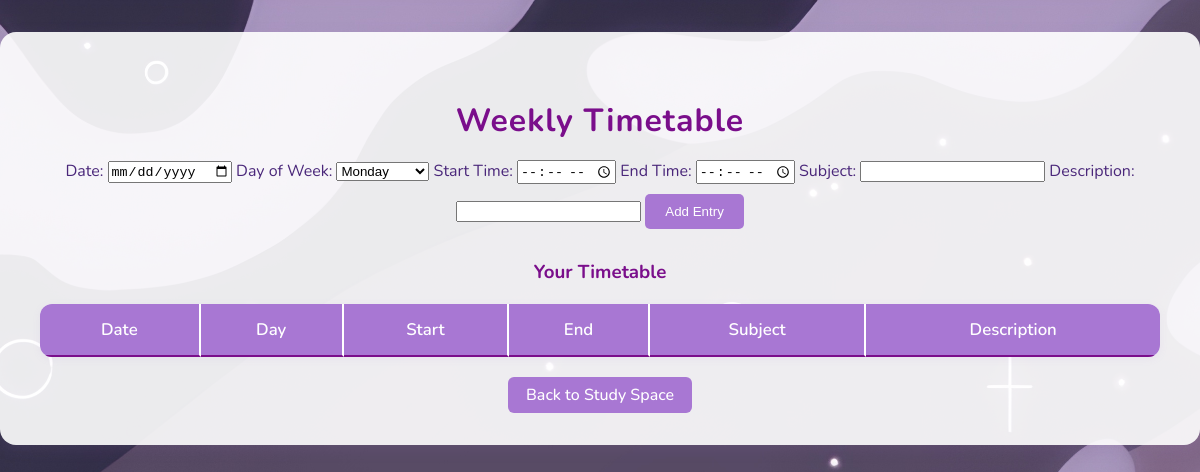
Page /timetable (signed in) on the earlier database version.
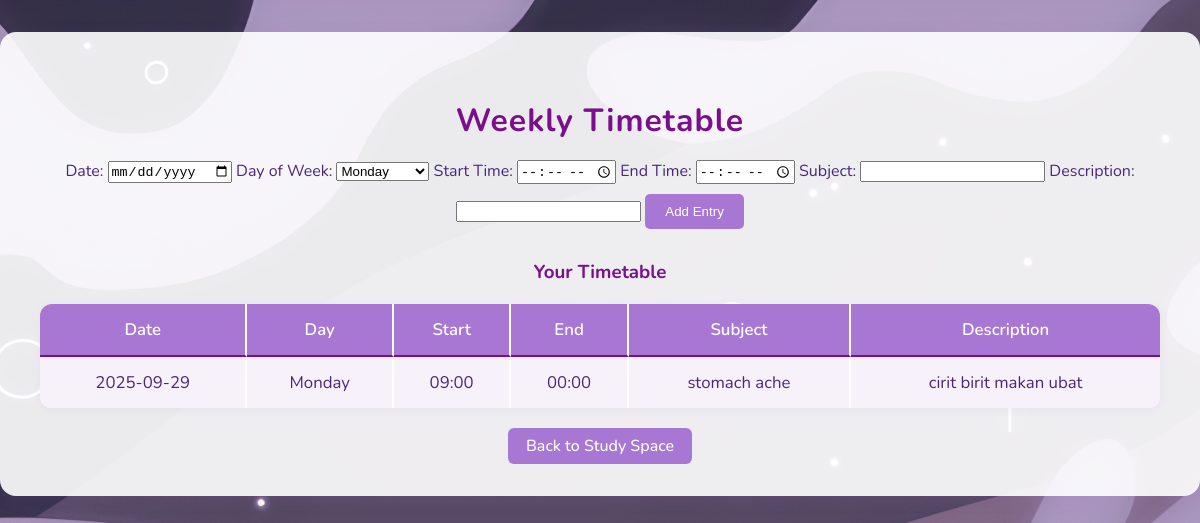
Same page on the later database version.
### app.py (models this page shows)
class TimetableEntry(db.Model):
    id = db.Column(db.Integer, primary_key=True)
    user_id = db.Column(db.Integer, db.ForeignKey('user.id'), nullable=False)
    day_of_week = db.Column(db.String(10), nullable=False)  # e.g., 'Monday'
    start_time = db.Column(db.Time, nullable=False)
    end_time = db.Column(db.Time, nullable=False)
    subject = db.Column(db.String(100), nullable=False)
    description = db.Column(db.Text, nullable=True)
    date = db.Column(db.Date, nullable=True)  # <-- Add this line

### app.py (the view, shortened to what this page needs)
@app.route("/timetable", methods=["GET", "POST"])
def timetable():
    if "user_id" not in session:
        return redirect(url_for("login"))
    user_id = session["user_id"]
    error = None
    entries = TimetableEntry.query.filter_by(user_id=user_id).order_by(TimetableEntry.day_of_week, TimetableEntry.start_time).all()
    days = ["Monday", "Tuesday", "Wednesday", "Thursday", "Friday", "Saturday", "Sunday"]
    return render_template("timetable.html", entries=entries, days=days, error=error)

### templates/timetable.html (shortened to what this page needs)
<!DOCTYPE html>
<html>
<head>
    <link rel="stylesheet" href="{{ url_for('static', filename='Style.css') }}">
</head>
<body>
    <div class="timetable-section">
        <h2>Weekly Timetable</h2>
        <form method="POST" style="margin-bottom: 30px;">
            <label>Date: <input type="date" name="date" id="date-input"></label>
            <label>Day of Week:
                <select name="day_of_week" id="day-of-week" required>
                    {% for day in days %}
                    <option value="{{ day }}">{{ day }}</option>
                    {% endfor %}
                </select>
            </label>
            <label>Start Time: <input type="time" name="start_time" required></label>
            <label>End Time: <input type="time" name="end_time" required></label>
            <label>Subject: <input type="text" name="subject" required></label>
            <label>Description: <input type="text" name="description"></label>
            <button type="submit" class="btn">Add Entry</button>
        </form>
        <h3 style="color:#7a0e8b;">Your Timetable</h3>
        <table>
            <tr>
                <th>Date</th>
                <th>Day</th>
                <th>Start</th>
                <th>End</th>
                <th>Subject</th>
                <th>Description</th>
            </tr>
            {% for entry in entries %}
            <tr>
                <td>{{ entry.date.strftime('%Y-%m-%d') if entry.date else '' }}</td>
                <td>{{ entry.day_of_week }}</td>
                <td>{{ entry.start_time.strftime('%H:%M') }}</td>
                <td>{{ entry.end_time.strftime('%H:%M') }}</td>
                <td>{{ entry.subject }}</td>
                <td>{{ entry.description or '' }}</td>
            </tr>
            {% endfor %}
        </table>
                <a href="{{ url_for('study_space') }}">Back to Study Space</a>
            </div>
</body>
</html>

### static/Style.css (style rules this page uses)
.timetable-section { background: rgba(255,255,255,0.90); color: #4a277a; border-radius: 16px; box-shadow: 0 4px 16px rgba(168,119,211,0.10); padding: 40px 40px 32px 40px; margin: 32px auto 32px auto; max-width: 1300px; min-width: 70vw; text-align: center; }
.timetable-section h2 { color: #7a0e8b; margin-bottom: 18px; font-size: 2em; letter-spacing: 1px; }
.timetable-section table { width: 100%; border-collapse: separate; border-spacing: 0; background: #fff; border-radius: 12px; overflow: hidden; box-shadow: 0 2px 8px rgba(168,119,211,0.08); margin-bottom: 10px; }
.timetable-section th, .timetable-section td { padding: 14px 10px; border-bottom: 1px solid #e5d6f3; font-size: 1.05em; border-right: 2px solid #fff; }
.timetable-section th:last-child, .timetable-section td:last-child { border-right: none; }
.timetable-section th { background: #a877d3; color: #fff; font-weight: 600; border-top: none; border-bottom: 2px solid #7a0e8b; }
.timetable-section tr:last-child td { border-bottom: none; }
.timetable-section tr:nth-child(even) td { background: #f7f2fa; }
.timetable-section a { color: #fff; background: #a877d3; padding: 7px 18px; border-radius: 6px; text-decoration: none; font-weight: 500; margin-top: 10px; display: inline-block; transition: background 0.2s; }
body { font-family: 'Nunito', sans-serif; color: #ffffff; background: #f4f6f8; background-image: url("img/home background.jpg"); background-size: cover; background-repeat: no-repeat; background-position: center center; min-height: 100vh; margin: 0; padding: 0; }
html, body, * { cursor: url("img/cursor.png") 0 0, auto !important; }
a, button, input, select, textarea { cursor: url("img/cursor.png") 0 0, auto !important; }
.btn { display: inline-block; padding: 10px 20px; margin-top: 10px; background: #a877d3; color: white; border-radius: 5px; text-decoration: none; border: none; cursor: pointer; }
body { margin: 0; font-family: 'Nunito', sans-serif; }

Differences in the rows shown:
added TimetableEntry: date "2025-09-29", day_of_week "Monday", start_time "09:00", end_time "00:00", subject "stomach ache", description "cirit birit makan ubat"
